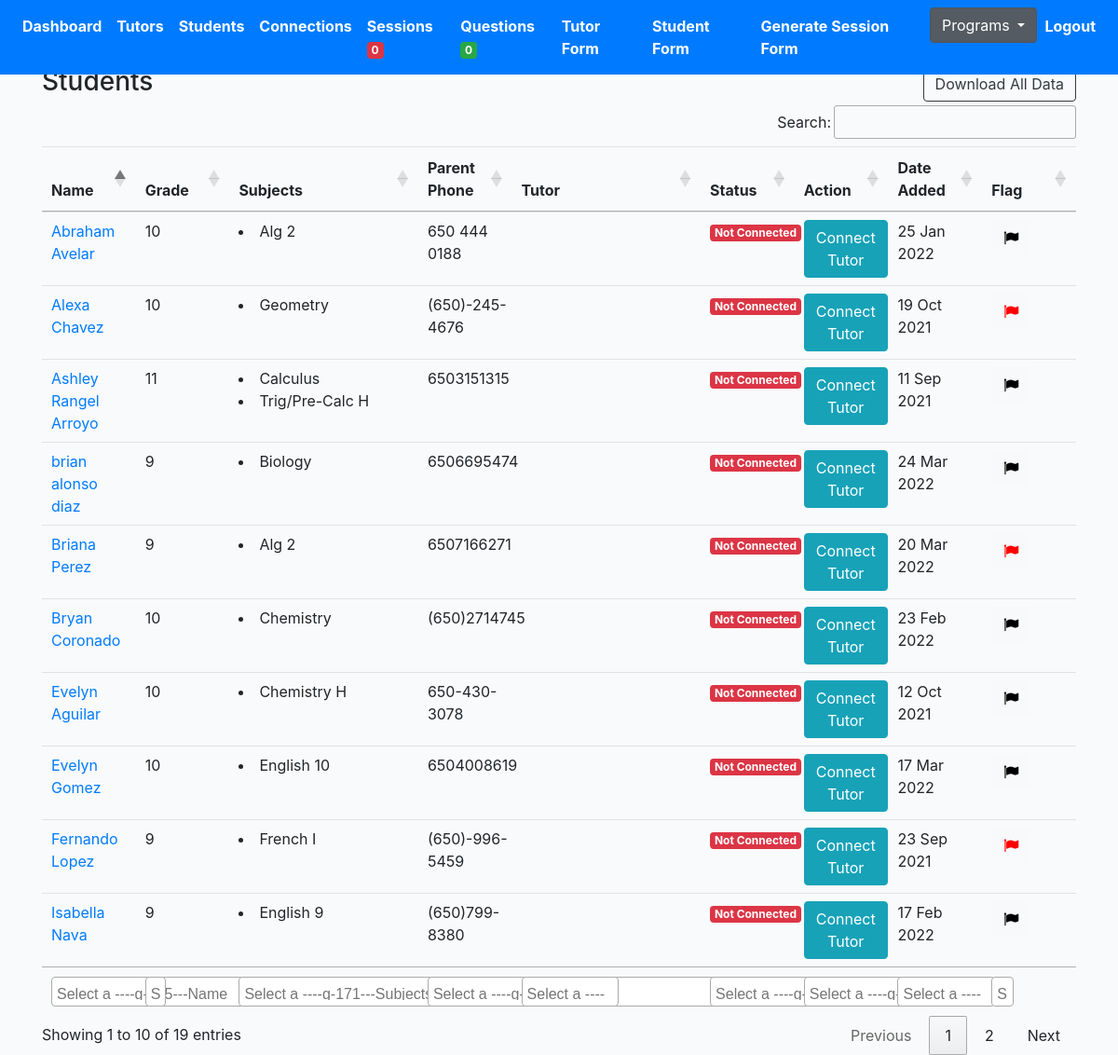
Page /tutoring/students/ (signed in) on the earlier database version.
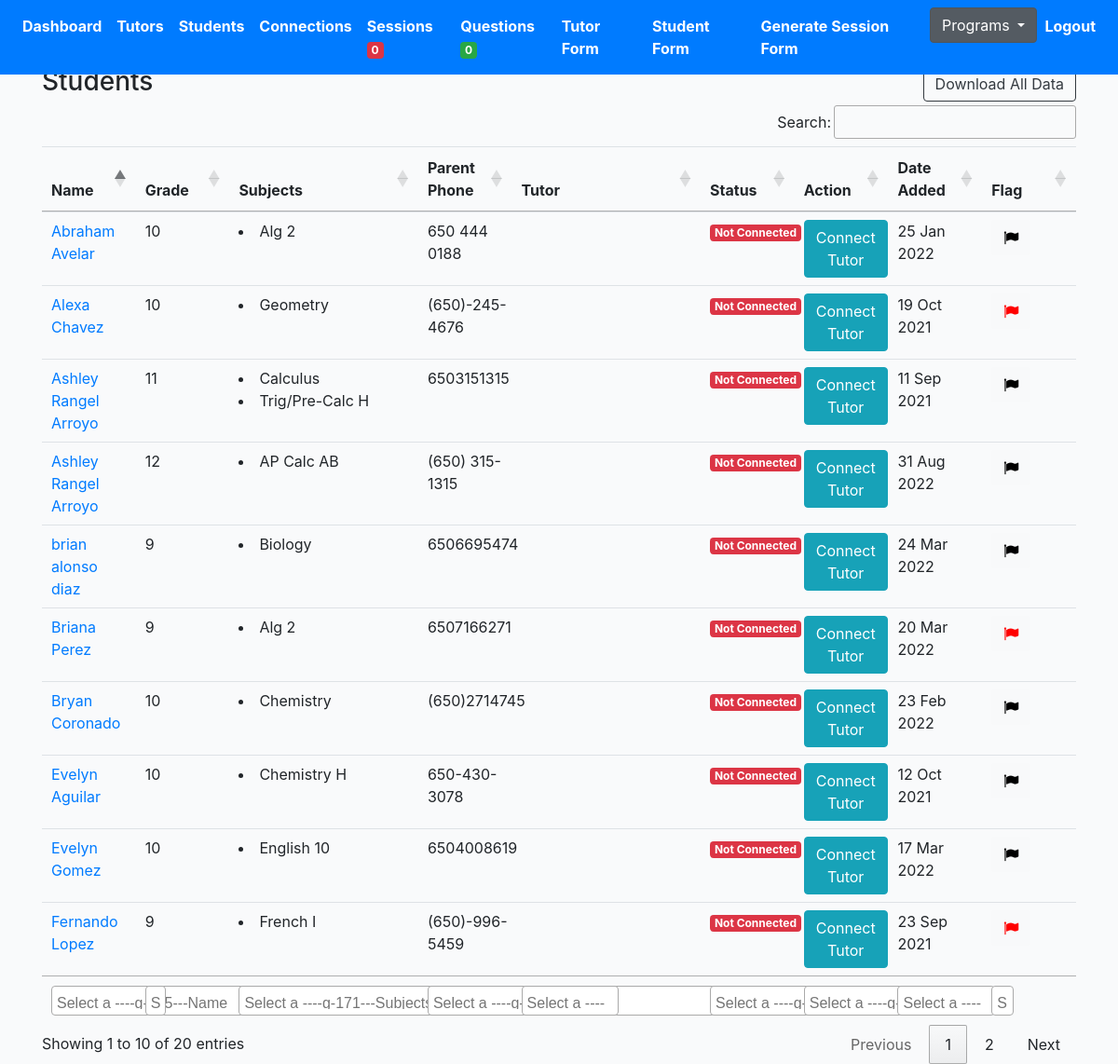
Same page on the later database version.
### profiles/models.py (models this page shows, shortened)
class Profile(models.Model):
    role = models.CharField(max_length=200, choices=ROLE_CHOICES_PROFILE, null=True)
    avatar = models.ImageField(default='avatar.png', upload_to='avatars/')
    first_name = models.CharField(max_length=200, blank=True)
    last_name = models.CharField(max_length=200, blank=True)
    email = models.EmailField(max_length=200, blank=True)
    student_grade = models.CharField(null=True, blank=True, max_length=200, choices=STUDENT_GRADE_CHOICES)
    grade = models.CharField(null=True, blank=True, max_length=200, choices=GRADE_CHOICES)
    academic_advisor = models.ForeignKey(Academicadvisor, null=True, blank=True, on_delete=models.CASCADE, related_name='academic_advisor')
    academic_advisor_email = models.EmailField(max_length=200, blank=True)
    subjects = models.ManyToManyField(Subject, blank=True, related_name='subjects')
    school = models.CharField(max_length=200, blank=True)
    friends = models.ManyToManyField("self", blank=True, related_name='testfriends')
    updated = models.DateTimeField(auto_now=True)
    created = models.DateTimeField(auto_now_add=True)
    slug = models.SlugField(unique=True, blank=True)
    flag = models.BooleanField(default=False)
    parent1_first_name = models.CharField(max_length=200, blank=True)
    parent1_last_name = models.CharField(max_length=200, blank=True)
    parent1_phone = models.CharField(max_length=200, blank=True)
    parent1_email = models.EmailField(max_length=200, blank=True)
    student_capacity = models.IntegerField(null=True, blank=True)
    phone = models.CharField(max_length=200, blank=True)
    question = models.TextField(null=True, blank=True, max_length=1000)
    languages = models.ManyToManyField(Language, blank=True, related_name='subjects')
    comfortable_share_phone = models.BooleanField(default=False)
    permission_share_grade = models.BooleanField(default=False)
    optional_school_loop_profile_link = models.TextField(null=True, blank=True, max_length=500)
    optional_school_loop_username = models.TextField(null=True, blank=True, max_length=500)
    optional_school_loop_password = models.TextField(null=True, blank=True, max_length=500)
    parent_languages = models.CharField(null=True, blank=True, max_length=200, choices=LANGUAGE_CHOICES)
    age = models.IntegerField(null=True, blank=True)
    ethnic = models.CharField(null=True, blank=True, max_length=200, choices=ETHNIC_CHOICES)
    note = models.TextField(null=True, blank=True, max_length=1000)
    interest = models.ManyToManyField(Interest, blank=True, related_name='interest')
    check = models.CharField(null=True, blank=True, max_length=200, choices=YES_NO)
    status = models.CharField(null=True, blank=True, max_length=200, choices=PROFILE_STATUS, default='active')
    connect_virtual = models.BooleanField(default=False)
    def get_absolute_url(self):
        return reverse("profiles:profile-detail-view", kwargs={"slug": self.slug})
    def get_friends(self):
        return self.friends.all()
    def get_subjects(self):
        return self.subjects.all()
    __initial_first_name = None
    __initial_last_name = None
    def __init__(self, *args, **kwargs):
        super().__init__(*args, **kwargs)
        self.__initial_first_name = self.first_name
        self.__initial_last_name = self.last_name

class Subject(models.Model):
    name = models.CharField(max_length=200, blank=True)
    def __str__(self):
        return self.name

### profiles/views.py (the view)
# urls.py: path('students/', StudentProfileListView.as_view(), name='student-profiles-list'),
@method_decorator(login_required, name='dispatch')
@method_decorator(allowed_users(allowed_roles=['tutor', 'admin']), name='dispatch')
class StudentProfileListView(ListView):
    model = Profile
    template_name = 'tutor/student-profile-list.html'
    def get_queryset(self):
        qs = Profile.objects.filter(role='student')
        return qs

### cprofiles/context_processors.py (called while the page is built)
def choice_question(request):
    if(request.user.id):
        choice_unanswered_question_num = Question.objects.filter(status="UNANSWERED").count()
        choice_session_flag_num = Session.objects.filter(flag=True).count()
        return {
            'choice_unanswered_question_num' : choice_unanswered_question_num,
            'choice_session_flag_num' : choice_session_flag_num
        }
    return {}

### middleschool/context_processors.py (called while the page is built)
def middle_school_question(request):
    if(request.user.id):
        middle_school_unanswered_question_num = Question.objects.filter(status="UNANSWERED").count()
        middle_school_session_flag_num = Session.objects.filter(flag=True).count()
        return {
            'middle_school_unanswered_question_num' : middle_school_unanswered_question_num,
            'middle_school_session_flag_num' : middle_school_session_flag_num
        }
    return {}

### templates/tutor/student-profile-list.html (shortened to what this page needs)
{% extends 'base.html' %}
{% load static %}
{% block stylesheet %}{% static '/css/my_invites.css' %}{% endblock %}
{% block content %}
<div class="row">
    <div class="col-auto mr-auto">
        <h3>Students</h3>
    </div>
    <div class="col-auto">
        <div class="btn-group" role="group" aria-label="Basic example">
            <form action="{% url 'profiles:export-tutoring-student-list' %}" method="POST">
                <button type="submit" class="btn btn-outline-dark">Download All Data</button>
            </form>
        </div>
    </div>
</div>
<div class="table-responsive-lg">
    <table id="myTable" class="table">
        <thead>
            <tr>
                <th scope="col">Name</th>
                <th scope="col">Grade</th>
                <th class="subject-column" scope="col">Subjects</th>
                <th scope="col">Parent Phone</th>
                <th class="tutor-column" scope="col">Tutor</th>
                <th scope="col">Status</th>
                <th scope="col">Action</th>
                <th scope="col">Date Added</th>
                <th scope="col">Flag</th>
            </tr>
        </thead>
        <tfoot>
            <tr>
                <th>Name</th>
                <th>Grade</th>
                <th>Subjects</th>
                <th>Parent Phone</th>
                <th>Tutor</th>
                <th>Status</th>
                <th>Action</th>
                <th>Date Added</th>
                <th>Flag</th>
            </tr>
        </tfoot>
        <tbody>
            {% for obj in object_list %}
            <tr>
                <td><a href="{{obj.get_absolute_url}}">{{obj.first_name}} {{obj.last_name}}</a></td>
                <td>{{obj.student_grade}}</td>
                <td>{% for subject in obj.get_subjects %}<li>{{subject}} </li>{% endfor %}</td>
                <td>{{obj.parent1_phone}}</td>
                <td>{% for friend in obj.get_friends %}<li>{{friend.first_name}} {{friend.last_name}} </li>{% endfor %}</td>
                <td>
                    {% if obj.status == 'deactivated' %}
                        <div><span class="badge badge-secondary">Deactivated</span></div>
                    {% else %}
                        {% for friend in obj.get_friends %}
                        <div><span class="badge badge-success">Connected</span></div>
                        {% empty %}
                        <div><span class="badge badge-danger">Not Connected</div>
                        {% endfor %}
                    {% endif %}
                </td>
                <td>
                    {% if obj.status == 'deactivated' %}
                    <a href="{% url 'profiles:student-detail-view' obj.slug %}"><button type="submit" class="btn btn-info" disabled>Connect Tutor</button></a>
                    {% else %}
                    <a href="{% url 'profiles:student-detail-view' obj.slug %}"><button type="submit" class="btn btn-info">Connect Tutor</button></a>
                    {% endif %}
                </td>
                <td>{{ obj.created |date:"d M Y"  }}</td>
                <td>
                    <form action="{% url 'profiles:like-post-view' %}" method="POST" class='like-form' id='{{obj.id}}'>
                        <button type="submit" class="like_btn btn btn-light like-btn{{obj.id}}">
                            {% if obj.flag == False %}
                            <i class="fa fa-flag thumb{{obj.id}}" style="color:black"></i>
                                {% else %}
                                <i class="fa fa-flag thumb{{obj.id}}" style="color:red"></i>
                                    {% endif %}
                                </button>
                    </form>
                </td>
            </tr>
            {% endfor %}
        </tbody>
    </table>
</div>
{% endblock content %}

Differences in the rows shown:
no longer on this page (row unchanged): Profile: first_name "Isabella", last_name "Nava", student_grade "9", parent1_phone "(650)799-8380", status "Not Connected", created "17 Feb 2022"
no longer on this page (row unchanged): Subject: name "English 9", shown under "Isabella"
added Profile: first_name "Ashley", last_name "Rangel Arroyo", student_grade "12", parent1_phone "(650) 315-1315", status "Not Connected", created "31 Aug 2022"
now on this page (row unchanged): Subject: name "AP Calc AB", shown under "Ashley"
Other differences:
text written by a page script: "Search: Showing 1 to 10 of 19 entries Previous 1 2 Next" → "Search: Showing 1 to 10 of 20 entries Previous 1 2 Next"
